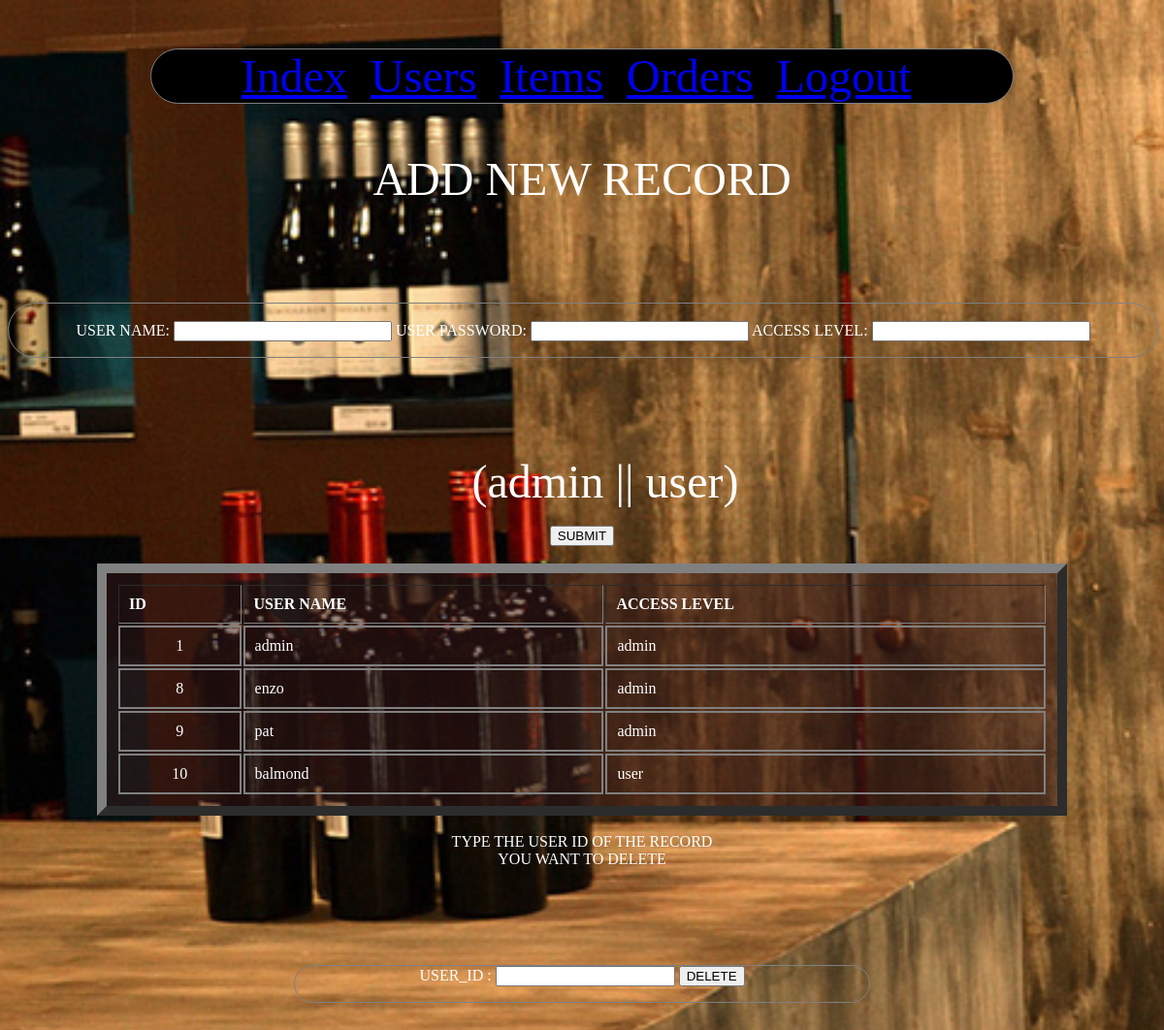
/admin/adminadd.php, run on the app's committed database.
### tables this page shows
CREATE TABLE `user` (
  `user_id` int(5) NOT NULL,
  `username` varchar(50) NOT NULL,
  `pass` varchar(50) NOT NULL,
  `level` varchar(50) NOT NULL
);

### admin/adminadd.php (the view, shortened to what this page needs)
<html>
    <head>
        <link rel="stylesheet" type="text/css" href="style1.css">
    </head>
    <body>
    <center>
    <div id="links">
        <font face="Comic Sans Serif" size="40" color="white">
            <a href="<?php echo "admin.php";?>">Index</a>&nbsp;
            <a href="<?php echo "adminadd.php";?>">Users</a>&nbsp;
            <a href="<?php echo "adminedit.php";?>">Items</a>&nbsp;
            <a href="<?php echo "clientorder.php";?>">Orders</a>&nbsp;
            <a href="<?php echo "http://localhost:9062/sample2/index.php";?>">Logout</a>&nbsp;
        </font>
    </div>
        <font face="Comic Sans Serif" size="20" color="white">
        ADD NEW RECORD
        </font>
        </center>
        <div id="login2">
        <center>
        <br>
            <FORM name='phpBasicMathVersion2' method='post'action='adminadd.php' onsubmit="checkUserInput();">
                <font face="Comic Sans Serif" color="white">
                USER NAME: <input type='text' name='txt2' size=25>
                USER PASSWORD: <input type='password' name='txt3' size=25>
                ACCESS LEVEL: <input type='text' name='txt4' size=25>
                </font>
                </div>
                <center>
                <font face="Comic Sans Serif" size="20" color="white">
                    &nbsp;&nbsp;&nbsp;&nbsp;(admin || user)
                </font></center><br>
                <center>
                <input type='submit' name='submit1' value ='SUBMIT'>
                 </center><br>
		 <?php
        $result = mysql_query("SELECT * FROM user");
		?>
        <center>
            <table border='10' width='1000'>
        <tr>
        <th>ID</th>
        <th>USER NAME</th>
        <th>ACCESS LEVEL</th>
        </tr>
        <?php while($row = mysql_fetch_array($result)) {
		?>
         <tr>
		<td><center><?php echo $row['user_id'];?></td>
        <td><?php echo $row['username'];?></td>
        <td><?php echo $row['level'];?> </td>
        </tr>
        <?php } ?>
        </table>
        </center>
        <br>
    <center>
    <font color="white">
       TYPE THE USER ID OF THE RECORD<BR>
       YOU WANT TO DELETE
       <div id="login3">
            <form action="adminadd.php" method="post">
            USER_ID  :  <input type="text" name="txt15">
            <input type="submit" name='submit15' value='DELETE'>
		</div>
    </font>
           </center>
    </body>
</html>

### admin/style1.css (style rules this page uses)
body { background-size: cover; background-repeat: no-repeat; background-position: absolute; background-attachment: fixed; background-image: url("patrick.jpg"); }
#links { border: solid gray 1px; width: 75%; border-radius: 60px; margin: 50px auto; background: black; }
#login2 { border: solid gray 1px; width: 100%; border-radius: 80px; margin: 100px auto; }
#login3 { border: solid gray 1px; width: 50%; border-radius: 80px; margin: 100px auto; }
table { padding: 10px; background: rgb(54, 25, 25); background: rgba(54, 25, 25, .5); }
td { text-align: left; color: white; padding: 10px; border: 2px solid gray; text-align: left; border-style: solid; }
th { text-align: left; padding: 10px; color: white; text-align: left; }
tr { color: white; }

### data on the page
user: user_id "1", username "admin", level "admin"
user: user_id "8", username "enzo", level "admin"
user: user_id "9", username "pat", level "admin"
user: user_id "10", username "balmond", level "user"
